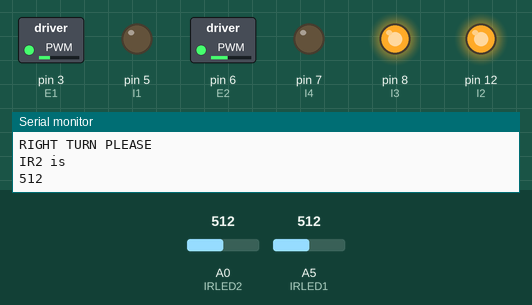
A sketch run on a simulated Arduino Uno, built with avr-gcc and run on an emulated ATmega328P. Shown: switched loads named in the sketch (green lamp = pin HIGH), output pins drawn as LEDs (lit = HIGH), the last lines printed to the serial monitor. Dashed ring = blinking. The inputs (shaded band) are chosen by the test bench; at power-on: A0 (IRLED2) = 512, A5 (IRLED1) = 512.

Above: at 1.3 s.
1.4 s: A0 (IRLED2) set to 839
4.4 s: A0 (IRLED2) set to 856
7.4 s: A5 (IRLED1) set to 1023
At 8.0 s:
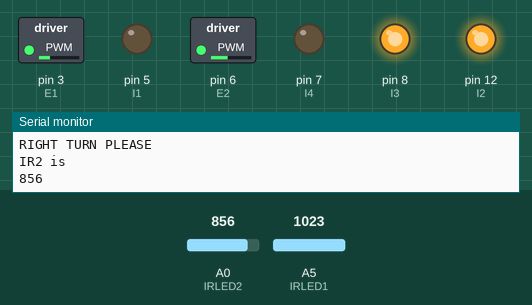
10.4 s: A0 (IRLED2) set to 900
At 11.9 s:
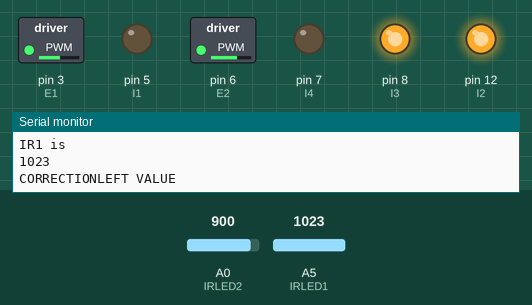
12.2 s: A0 (IRLED2) set to 859
At 13.1 s:
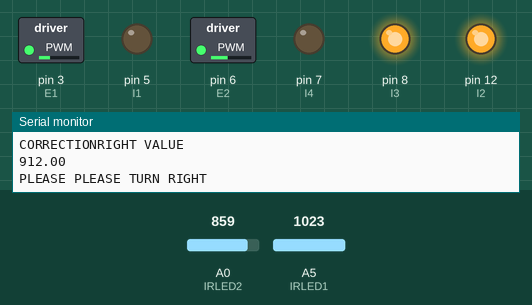
Timing chart, 0 to 16.2 s (numbered marks = the images above; inputs shaded):
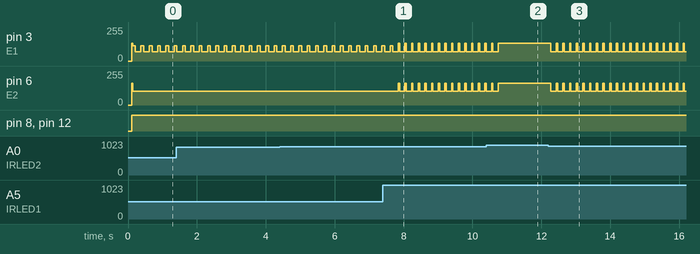

Measured:
- the behaviour switches between 874 and 873 on A0 (IRLED2) (found by bisection; images 2 and 3)
- after the input at 7.4 s, pin 6 (E2): alternates 165/255 for 0.04 s and 105/255 for 0.16 s, starting after 0.44 s
- after the input at 10.4 s, pin 3 (E1): goes on until 10.7 s, then stays 132/255; pin 6 (E2): goes on until 10.7 s, then stays 165/255
- after the input at 12.2 s, pin 3 (E1): alternates 132/255 for 0.04 s and 68/255 for 0.16 s, starting after 0.08 s; pin 6 (E2): alternates 165/255 for 0.04 s and 105/255 for 0.16 s, starting after 0.08 s

The sketch:

EE3FinalProject.ino
```cpp
//as of now this is just a mere copy of project 5. make sure i can detect walls, using analog read if necessray. i can techincally bring this home for some tests later.
//serial monitor to double check and use prints for sure.


#define IRLED1 A5 //left
//#define IRLED2 A3 //the A5 and A3 for analog, but the digital ones don't need it
#define IRReceiver1 // only working w/ 1 IR led and 1 Receiver.
#define IRLED2 A0 //right
//#define IRLED2 A3 //the A5 and A3 for analog, but the digital ones don't need it
#define IRReceiver2 // only working w/ 1 IR led and 1 Receiver.
//#define IRLED2 A3 //the A5 and A3 for analog, but the digital ones don't need it
//#define IRReceiver3 // only working w/ 1 IR led and 1 Receiver.

#define E1 3  // Enable Pin for motor 1 , using A4 analog write , 1-2 enable pin, should go to A3
#define E2 6  // Enable Pin for motor 2, using A3 , 3-4 enable pin , should go to A 6

#define I1 5  // Control pin 1 for motor 1, D5 in1
#define I2 12  // Control pin 2 for motor 1, D12 in2
#define I3 8  // Control pin 1 for motor 2, D8 in 3
#define I4 7  // Control pin 2 for motor 2, D7 in4


double KI=1,KD=1, KP=6; //You will be tuning these constants
//kp is how fast we go forward
//ki is how much we turn left right
//kd is how long does it take to react when it goes too much right or left.
double integralRight;
double pErrorRight;
int dt=2;

double integralLeft;
double pErrorLeft;


int ideal1=973;
int ideal2=973;

int errorRight;
int errorLeft;
int derivativeRight;
int derivativeLeft;


//#define IRReceiver2
int zerofront;
int zerorear;
//pulse width modulation analog for digital ports : 3,5,6,9,10,11
//analogWrite goes from 0-255
//analogRead goes from 0-1023 though, so we need to map that later.
void setup() {


    pinMode(I1, OUTPUT);
    pinMode(I2, OUTPUT);
    pinMode(I3, OUTPUT);
    pinMode(I4, OUTPUT);


  Serial.begin(9600);
  // put your setup code here, to run once:
pinMode(IRLED1, INPUT);
pinMode(IRLED2, INPUT);
//pinMode(IRLED3, INPUT);

//pinMode(IRRECEIVER1, INPUT); we don't define receivers.
//pinMode(IRRECEIVER1, INPUT);
int nSamples=1000;
for(int n=0;n<nSamples;n++)
{
zerofront+=analogRead(IRLED1);
}
zerofront /=nSamples;
Serial.println("ZeroFront is"); //some values from 134-137
Serial.println(zerofront);

//560 is the highest value consistently ish ive been getting.


}
//LED should get brighter the closer your hand is to the IR receiver.
void loop()
{
//PID CONTROL RIGHT


  //e1 is rhs
 analogWrite(E1, 132);
    analogWrite(E2, 165);
  //high is to activiate and turn it

// digitalWrite(E1, HIGH);
  //  digitalWrite(E2, HIGH); //go forwards my friend.

//straight...
    digitalWrite(I1, LOW); //I 1 moves it back
    digitalWrite(I2, HIGH); //I2 moves it forward

    digitalWrite(I3, HIGH); //I 3 moves it forward
    digitalWrite(I4, LOW); //I4 moves it back
//delay(5000);
//earlier, we can were turning i believe left cont by high low high low.

//so turn left is...
/*
digitalWrite(I1, HIGH);
    digitalWrite(I2, LOW);

    digitalWrite(I3, HIGH);
    digitalWrite(I4, LOW);
delay(5000);


//so turn right is...
digitalWrite(I1, LOW);
    digitalWrite(I2, HIGH);

    digitalWrite(I3, LOW);
    digitalWrite(I4, HIGH);
delay(5000);

    //stop is obv
    digitalWrite(I1, LOW);
    digitalWrite(I2, LOW);

    digitalWrite(I3, HIGH);
    digitalWrite(I4, HIGH);
delay(5000);
*/


  int IR1=analogRead(IRLED1);
int LED1V=IR1;
 int IR2=analogRead(IRLED2);
 int LED2V=IR2;

 //int IR3=analogRead(IRLED3);


 Serial.println("IR1 is ");
 Serial.println(LED1V);
  //129, 135


if(LED1V>ideal1-100)
{
  LED1V=ideal1;
}
if(LED2V>ideal2-100)
{
  LED2V=ideal2;
}

errorRight=ideal1-LED1V;
derivativeRight=(pErrorRight-errorRight)/dt;
integralRight = errorRight*dt;
pErrorRight=errorRight;
double CorrectionRight=KP*errorRight+KI*integralRight+KD*derivativeRight;
Serial.println("CORRECTIONLEFT VALUE "); //we are turning left , turn left
Serial.println(CorrectionRight);
if(CorrectionRight!=0)
{
  Serial.println("PLEASE PLEASE TURN LEFT");
 analogWrite(E1, 115);//rhs motor
    analogWrite(E2, 105);
    Serial.println("left TURN PLEASE");

delay(35);

    //turn right
}


errorLeft=ideal2-LED2V;
derivativeLeft=(pErrorLeft-errorLeft)/dt;
integralLeft = errorLeft*dt;
pErrorLeft=errorLeft;
double CorrectionLeft=KP*errorLeft+KI*integralLeft+KD*derivativeLeft;

Serial.println("CORRECTIONRIGHT VALUE "); //we are turning right
Serial.println(CorrectionLeft);
  if(CorrectionLeft!=0)
{
  Serial.println("PLEASE PLEASE TURN RIGHT");

analogWrite(E1, 68);
    analogWrite(E2, 105); //slow down right wheel
    Serial.println("RIGHT TURN PLEASE");


    /*
    digitalWrite(I1, HIGH);
    digitalWrite(I2, LOW);
    digitalWrite(I3, LOW);
    digitalWrite(I4, HIGH);
    */
        delay(35);

}


    Serial.println("IR2 is ");

 Serial.println(LED2V);
  //129, 135

   /* Serial.println("IR3 is ");
 Serial.println(LED3V);

  //129, 135
  if(LED3V<=80)
  {
    Serial.println("APPROACHING WALLfrom LED3 PLEASE TURN");
  }
  */

  delay(100);
  //based on my test runs, 70-80s means im hitting a wall in my room. will need to calibrate what
  //the real numbers are in the lab with their lighting and their typo walls. but for testing
  //purposes in my room, ill just have it register 70-80s is a wall.
  // put your main code here, to run repeatedly:

}
```
